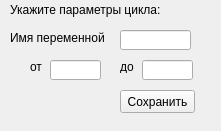
    <widget class="QWidget" name="page">
     <property name="geometry">
      <rect>
       <x>0</x>
       <y>0</y>
       <width>221</width>
       <height>131</height>
      </rect>
     </property>
     <attribute name="label">
      <string>for</string>
     </attribute>
     <widget class="QPushButton" name="pushButton_8">
      <property name="geometry">
       <rect>
        <x>120</x>
        <y>90</y>
        <width>75</width>
        <height>23</height>
       </rect>
      </property>
      <property name="toolTip">
       <string>&lt;html&gt;&lt;head/&gt;&lt;body&gt;&lt;p&gt;Сохранить параметры оператора&lt;/p&gt;&lt;/body&gt;&lt;/html&gt;</string>
      </property>
      <property name="text">
       <string>Сохранить</string>
      </property>
     </widget>
     <widget class="QLineEdit" name="lineEdit">
      <property name="geometry">
       <rect>
        <x>50</x>
        <y>60</y>
        <width>51</width>
        <height>20</height>
       </rect>
      </property>
     </widget>
     <widget class="QLineEdit" name="lineEdit_2">
      <property name="geometry">
       <rect>
        <x>142</x>
        <y>60</y>
        <width>51</width>
        <height>20</height>
       </rect>
      </property>
     </widget>
     <widget class="QLabel" name="label_2">
      <property name="geometry">
       <rect>
        <x>30</x>
        <y>60</y>
        <width>47</width>
        <height>13</height>
       </rect>
      </property>
      <property name="text">
       <string>от</string>
      </property>
     </widget>
     <widget class="QLabel" name="label_3">
      <property name="geometry">
       <rect>
        <x>120</x>
        <y>60</y>
        <width>47</width>
        <height>13</height>
       </rect>
      </property>
      <property name="text">
       <string>до</string>
      </property>
     </widget>
     <widget class="QLabel" name="label_4">
      <property name="geometry">
       <rect>
        <x>10</x>
        <y>0</y>
        <width>211</width>
        <height>21</height>
       </rect>
      </property>
      <property name="text">
       <string>&lt;html&gt;&lt;head/&gt;&lt;body&gt;&lt;p&gt;Укажите параметры цикла:&lt;/p&gt;&lt;/body&gt;&lt;/html&gt;</string>
      </property>
     </widget>
     <widget class="QLineEdit" name="lineEdit_11">
      <property name="geometry">
       <rect>
        <x>120</x>
        <y>30</y>
        <width>71</width>
        <height>20</height>
       </rect>
      </property>
      <property name="inputMethodHints">
       <set>Qt::ImhNone</set>
      </property>
     </widget>
     <widget class="QLabel" name="label_23">
      <property name="geometry">
       <rect>
        <x>10</x>
        <y>30</y>
        <width>121</width>
        <height>16</height>
       </rect>
      </property>
      <property name="text">
       <string>Имя переменной</string>
      </property>
     </widget>
    </widget>
